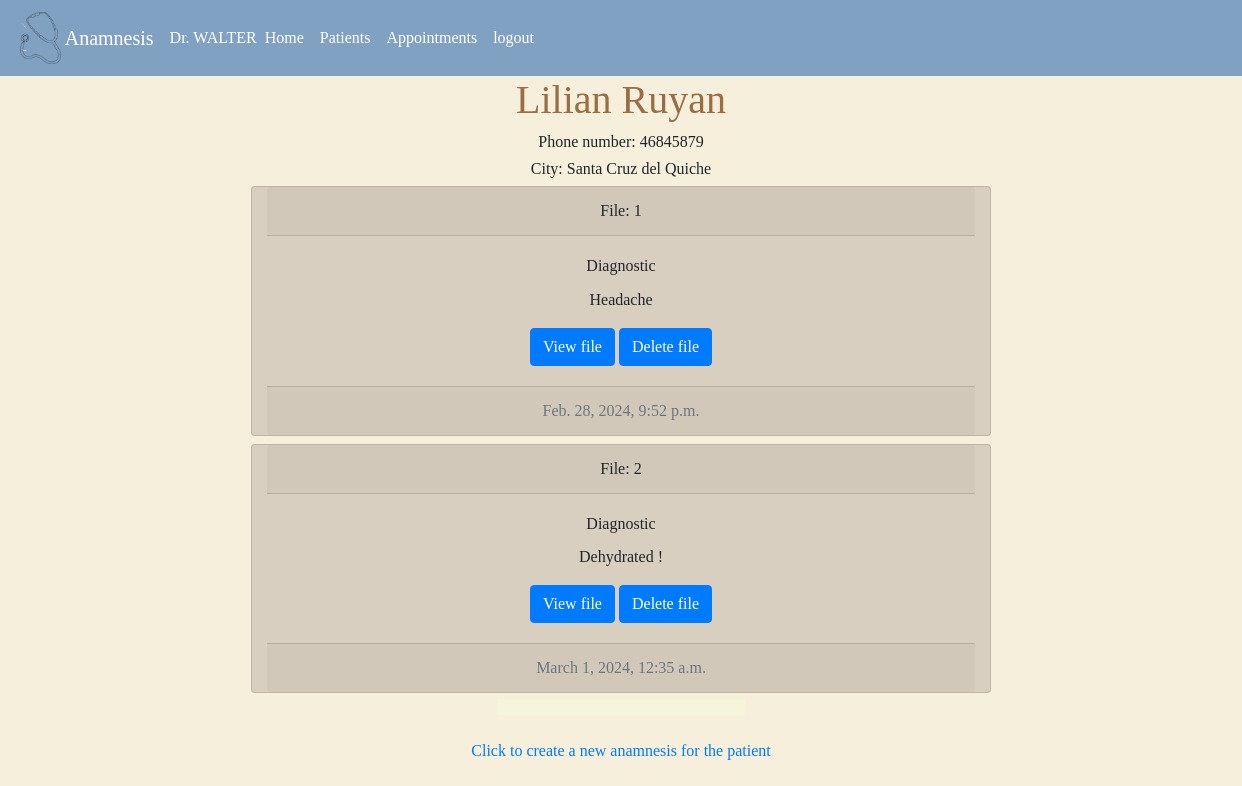
Page /file/11 (signed in) on the committed database.
### anamnesis/models.py (models this page shows, shortened)
class User(AbstractUser):
    pass

class Patient(models.Model):
    doctor = models.ForeignKey(User, on_delete=models.CASCADE, blank=True, null=True, related_name="patients")
    name = models.CharField(max_length=25, blank=True)
    lastname = models.CharField(max_length=25, blank=True)
    address = models.CharField(max_length=50, blank=True, null=True)
    city = models.CharField(max_length=30, blank=True, null=True)
    state = models.CharField(max_length=20, blank=True, null=True)
    phonenumber = models.CharField(max_length=15, blank=True, null=True)
    date = models.DateTimeField(null=True)

class Patienthistory(models.Model):
    patient = models.ForeignKey(Patient, on_delete=models.CASCADE, blank=True, null=True, related_name="patient_history")
    date = models.DateTimeField() #date the file was created
    diagnostic =models.CharField(max_length=500, blank=True, null=True)
    history =models.CharField(max_length=500, blank=True, null=True) # Explanation of the symptoms
    prescription = models.CharField(max_length=500, blank=True, null=True)
    visit = models.CharField(max_length=30, blank=True, null=True) # Reason the patient is visiting
    nextappointment = models.DateTimeField(null=True, blank=True)

### anamnesis/views.py (the view, shortened to what this page needs)
# urls.py: path("file/<int:patient_id>", views.file, name="file"), #pull a patien file
def file(request, patient_id):
    if request.method == "GET":
        patient = Patient.objects.get(pk=patient_id)
        files = Patienthistory.objects.filter(patient_id=patient_id)
        paginator = Paginator(files, 10) #show 10 posts per page
        page_number = request.GET.get('page')
        page_obj = paginator.get_page(page_number)
        return render(request, "anamnesis/patientFile.html", {
            "patient": patient,
            "files": page_obj,
        })

### anamnesis/templates/anamnesis/patientFile.html (shortened to what this page needs)
{% extends "anamnesis/layout.html" %}
{% load static %}
{% block body %}
    {% if user.is_authenticated %}
        <div class="container">
            <div style="text-align: center;">
                <h1 >{{patient.name}} {{patient.lastname}}</h1>
                <h6>Phone number: {{patient.phonenumber}}</h6>
                <h6>City: {{patient.city}}</h6>
            </div>
        {% for file in files %}
            <div class="card col-sm-8 container text-center ">
                <div class="card-header">
                    File: {{file.id}}
                </div>
                <div class="card-body">
                    <h6 class="card-title">Diagnostic</h6>
                    <p class="card-text">{{file.diagnostic}}</p>
                    <a href="{% url 'fileview' file_id=file.id %}" class="btn btn-primary">View file</a>
                    <a href="{% url 'deletefile' file_id=file.id patient_id=patient.id %}" class="btn btn-primary">Delete file</a>
                </div>
                <div class="card-footer text-muted">
                {{file.date}}
                </div>
            </div>
        {% endfor %}
            <div class="container w-25">
                <nav aria-label="Page navigation" id="pagination" style="background-color: beige;">
                </nav>
            </div>
            <div class="mt-4 d-flex flex-md-row justify-content-center" id="clickallpatients">
                <a href="{% url 'history' patient_id=patient.id %}" id="">Click to create a new anamnesis for the patient</a>
            </div>
        </div>
    {% else %}
    <h4>403. You do not have access</h4>
    {% endif %}
{% endblock %}

### anamnesis/templates/anamnesis/layout.html (shortened to what this page needs)
{% load static %}
<!DOCTYPE html>
<html lang="en">
    <head>
        <link rel="stylesheet" href="https://stackpath.bootstrapcdn.com/bootstrap/4.4.1/css/bootstrap.min.css">
        <link href="{% static 'anamnesis/styles.css' %}" rel="stylesheet">
    </head>
    <body>
        {% if user.is_authenticated %}
            <nav class="navbar navbar-expand-lg navbar-dark">
                <img src="{% static 'anamnesis/images/stethoscope.png' %}" alt="stethoscope" class="img-thumbnail text-center imageNav"> <a class="navbar-brand" href="{% url 'index' %}">Anamnesis</a><a class="nav-item" >Dr. {{request.user | upper}}</a>
                <div class="collapse navbar-collapse" id="navbarSupportedContent">
                    <ul class="navbar-nav mr-auto">
                        <li class="nav-item active">
                            <a class="nav-link" href="{% url 'index' %}">Home</a>
                        </li>
                        <li class="nav-item active">
                            <a class="nav-link" href="{% url 'patient' %}">Patients</a>
                        </li>
                        <li class="nav-item active">
                            <a class="nav-link" href="{% url 'appointments' %}">Appointments</a>
                        </li>
                        <li class="nav-item active">
                            <a class="nav-link" href="{% url 'logout' %}">logout</a>
                        </li>
                    </ul>
                </div>
            </nav>
        {% endif %}
        {% block body %}
        {% endblock %}
</html>

### anamnesis/static/anamnesis/styles.css (style rules this page uses)
body { position: relative; background-color: rgb(245, 239, 220); font-family: "Calibri"; }
.card { margin-top: 8px; margin-bottom: 6px; background-color: #d9cfc1; }
h1 { color: #9a6d44; }
.imageNav { background-color: rgb(128, 161, 193); border: none; width:auto; height: 60px; }
#pagination { background-color: rgb(245, 239, 220); }
nav { width: 100%; box-sizing: content-box; overflow: scroll; background-color: rgb(128, 161, 193); color: white; }
ul { list-style-type: none; }

### rows in the picture
User: user "WALTER"
Patient: name "Lilian", lastname "Ruyan", phonenumber "46845879", city "Santa Cruz del Quiche"
Patienthistory: id "1", diagnostic "Headache", date "Feb. 28, 2024, 9:52 p.m."
Patienthistory: id "2", diagnostic "Dehydrated !", date "March 1, 2024, 12:35 a.m."
